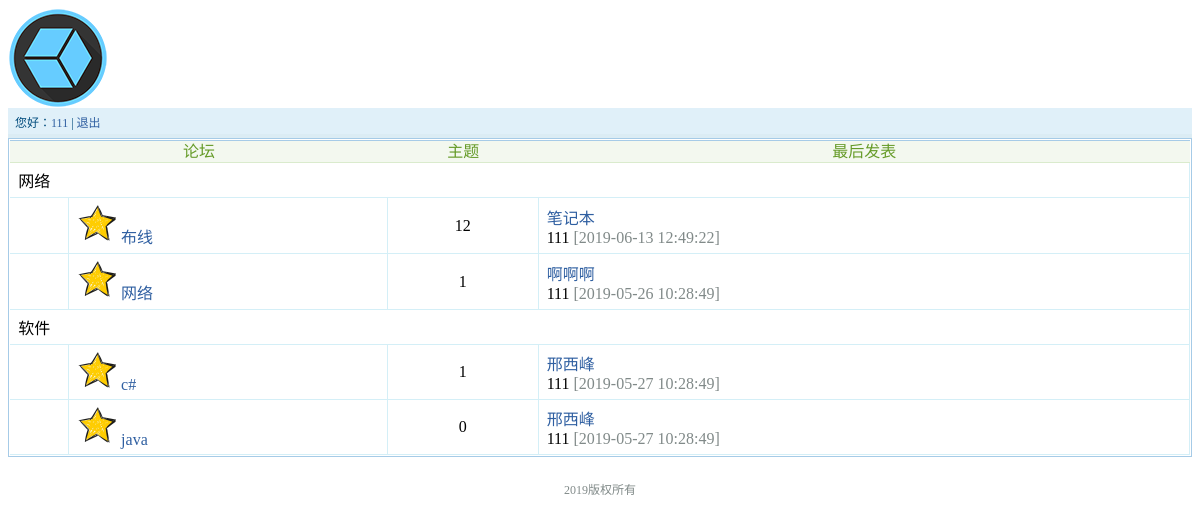
Page /index.php (signed in) on the committed database.
### tables this page shows
CREATE TABLE IF NOT EXISTS `tbl_board` (
  `bId` int(11) NOT NULL AUTO_INCREMENT,
  `boardName` varchar(50) DEFAULT NULL,
  `parentId` int(11) NOT NULL DEFAULT '0',
  PRIMARY KEY (`bId`)
);

CREATE TABLE IF NOT EXISTS `tbl_topic` (
  `tId` int(11) NOT NULL AUTO_INCREMENT,
  `Title` varchar(100) NOT NULL,
  `Content` mediumtext NOT NULL,
  `publishTime` timestamp NOT NULL DEFAULT CURRENT_TIMESTAMP,
  `modifyTime` timestamp NOT NULL DEFAULT CURRENT_TIMESTAMP,
  `uId` int(11) NOT NULL,
  `bId` int(11) NOT NULL,
  PRIMARY KEY (`tId`)
);

CREATE TABLE IF NOT EXISTS `tbl_user` (
  `uid` int(11) NOT NULL AUTO_INCREMENT,
  `uName` varchar(20) NOT NULL,
  `uPass` varchar(20) NOT NULL,
  `head` varchar(50) NOT NULL,
  `gender` smallint(6) NOT NULL,
  `regTime` timestamp NOT NULL DEFAULT CURRENT_TIMESTAMP,
  PRIMARY KEY (`uid`)
);

### index.php (the view, shortened to what this page needs)
<!doctype html public "-//w3c//DTD html 4.01 transitional//EN">
<html>
<head>
</head>
<body>
<?php
include "include/head.php";
?>
<div class="t">
    <table cellspacing="0" cellpadding="0" width="100%">
        <tr class="tr2" align="center">
            <td colspan="2">论坛</td>
            <td>主题</td>
            <td>最后发表</td>
        </tr>
        <?php
        $connection = new mysqli("localhost", "root", "", "db_luntan");
        $connection->query("SET NAMES utf8");
        $boardStr = "select * from tbl_board where parentid=0";
        $result = $connection->query($boardStr);
        $table_html = "";
        if ($result->num_rows > 0) {
            while ($row = $result->fetch_assoc()) {
                $boardName = $row["boardName"];
                $parentid = $row["bId"];
                $table_html .= <<<HTML_TABLE
                <tr class="tr3">
                    <td colspan="4">
                        $boardName
                    </td>
                </tr>
HTML_TABLE;
                $sonStr = "select * from tbl_board where parentid='$parentid'";
                $sonBoards = $connection->query($sonStr);
                if ($sonBoards->num_rows > 0) {
                    while ($son = $sonBoards->fetch_assoc()) {
                        $boardName = $son["boardName"];
                        $bid = $son["bId"];
                        $conntstr = "select * from tbl_topic where bid='$bid'";
                        $conntresult = $connection->query($conntstr);
                        $count = $conntresult->num_rows;
                        $laststr = "select * from tbl_topic,tbl_user where tbl_topic.uid=tbl_user.uid AND bid='$bid' ORDER BY publishTime DESC LIMIT 0,1";
                        $lastresult = $connection->query($laststr);
                        if ($lastresult->num_rows > 0) {
                            $topic = $lastresult->fetch_assoc();
                        }
                        $userName = $topic["uName"];
                        $publishTime = $topic["publishTime"];
                        $title = $topic["Title"];
                        $topicId = $topic["tId"];
                        $table_html .= <<<HTML_TABLE
                        <tr class="tr3">
                            <td width="5%">
                            &nbsp;
                            </td>
                         <th align="left">
                            <img src="image/board.jpg" hight="40px" width="40px">
                            <a href="list.php?boardId=$bid&currentPages=0">$boardName</a>
                         </th>
                         <td align="center">
                            $count
                         </td>
                         <th>
                            <span>
                                <a href="detail.php?boardId=$bid&currentPages=0&currentReplyPage=0&topicId=$topicId">$title</a>
                            </span>
                            <br/>
                         <span>$userName</span>
                         <span class="gray">[$publishTime]</span>
                         </th>
                         </tr>
HTML_TABLE;
                    }
                }
            }
        }
        echo $table_html
        ?>
    </table>
</div>
<br>
<center class="gray">2019版权所有</center>
</body>
</html>

### style/style.css (style rules this page uses)
BODY { FONT-SIZE: 12px; }
A { COLOR: #2f5fa1; TEXT-DECORATION: none }
.gray { COLOR: #818a89 }
.t { BORDER-RIGHT: #a6cbe7 1px solid; BORDER-TOP: #a6cbe7 1px solid; MARGIN: 0px auto 8px; BORDER-LEFT: #a6cbe7 1px solid; BORDER-BOTTOM: #a6cbe7 1px solid }
.t TABLE { BORDER-RIGHT: #fff 1px solid; BORDER-TOP: #fff 1px solid; MARGIN: 0px auto; BORDER-LEFT: #fff 1px solid; WIDTH: 99.98%; BORDER-BOTTOM: #fff 1px solid }
.tr2 { BACKGROUND: #f3f8ef; COLOR: #659b28 }
.tr2 TD { PADDING-RIGHT: 6px; BORDER-TOP: #a6cbe7 1px solid; PADDING-LEFT: 6px; PADDING-BOTTOM: 0px; LINE-HEIGHT: 21px; PADDING-TOP: 0px; BORDER-BOTTOM: #daebcd 1px solid }
.tr3 TD { PADDING-RIGHT: 8px; PADDING-LEFT: 8px; PADDING-BOTTOM: 5px; PADDING-TOP: 5px; BORDER-BOTTOM: #d4eff7 1px solid; BORDER-RIGHT: #d4eff7 1px solid }
.tr3 TH { PADDING-RIGHT: 8px; PADDING-LEFT: 8px; PADDING-BOTTOM: 5px; PADDING-TOP: 5px; BORDER-BOTTOM: #d4eff7 1px solid; FONT-WEIGHT: normal; TEXT-ALIGN: left; BORDER-RIGHT: #d4eff7 1px solid }

### rows in the picture
tbl_board: boardName "网络", bId "1"
tbl_board: boardName "布线", count "12", tbl_topic.Title "笔记本", tbl_user.uName "111", tbl_topic.publishTime "2019-06-13 12:49:22"
tbl_board: boardName "网络", tbl_topic.Title "啊啊啊", tbl_user.uName "111", tbl_topic.publishTime "2019-05-26 10:28:49"
tbl_board: boardName "软件"
tbl_board: boardName "c#", tbl_topic.Title "邢西峰", tbl_user.uName "111", tbl_topic.publishTime "2019-05-27 10:28:49"
tbl_board: boardName "java", count "0"
tbl_topic: Title "邢西峰", publishTime "2019-05-27 10:28:49"
tbl_user: uName "111"

### other values in the picture
$user_name "111"
